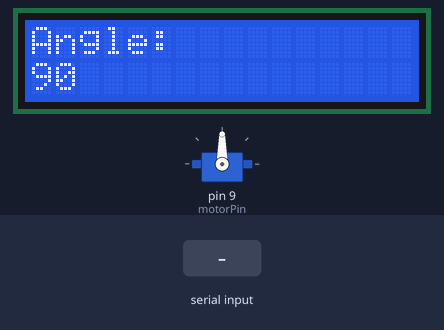
A sketch run on a simulated Arduino Uno, built with avr-gcc and run on an emulated ATmega328P. Shown: 16×2 character LCD, servo. Inputs (shaded band) come from the test bench. What the sketch prints to the serial monitor is not drawn.

Above: at 1.2 s.
1.3 s: "90,45\n" received over Serial
At 1.78 s:
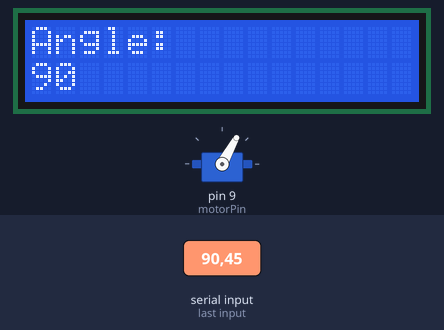
At 2.8 s:
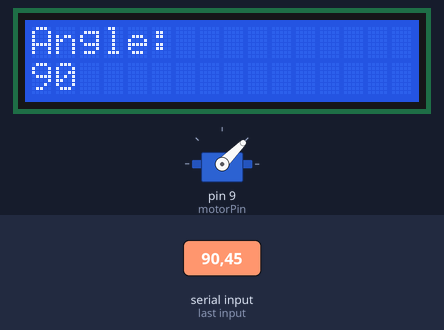
4.3 s: "30,150\n" received over Serial
At 10.2 s:
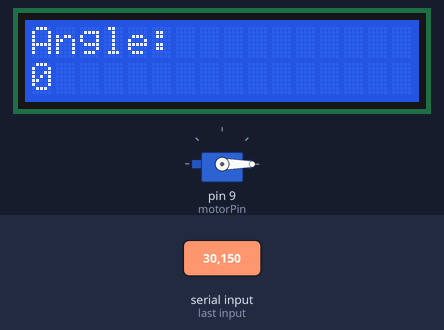
Timing chart, 0 to 11.7 s (numbered marks = the images above; inputs shaded):
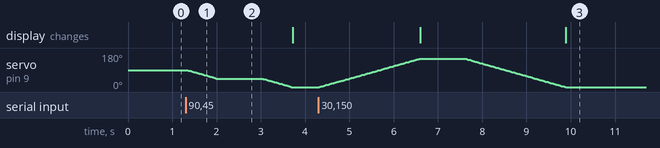

The sketch:

ServoAngleController.ino
```cpp
#include <LiquidCrystal_I2C.h>    // I2C LCD library
#include <Servo.h>                // Include the library to control servo motor

LiquidCrystal_I2C Screen(0x27, 16, 2);  // Create an LCD object
Servo Motor;                            // Create a Servo object named --> Motor

// Pin definitions
const int motorPin = 9;                   // Pin connected to servo signal wire
int currentAngle = 90;                    // Store the current angle of servo --> starts at 90 degrees
unsigned long lastPrint = 0;              // Variable for last time the LCD was updated
const unsigned long printInterval = 500;  // Time interval between LCD updates

void setup() {
  Serial.begin(9600);           // Start serial communication --> info will be shown in screen --> Serial Monitor
  Screen.begin();               // Initialize the LCD display

  Motor.attach(motorPin);       // Attach the servo motor to pin 9
  Motor.write(currentAngle);    // Move the servo to starting position

  Serial.println("Servo Angle Controller ");
  Serial.println("Enter angle (0 - 180)");

  Screen.setCursor(0, 0);
  Screen.print("Angle:");
  Screen.setCursor(0, 1);
  Screen.print(currentAngle);
}

void loop () {
  unsigned long now = millis();               // Grab the current time in milliseconds

  // Check if data has been entered into the Serial Monitor
  if(Serial.available() > 0) {
    int targetAngle = Serial.parseInt();      // Read an integer entered by the user

    // Verify that the entered angle is between 0 and 180 degrees
    if(targetAngle >= 0 && targetAngle <= 180) {
      MoveServo(currentAngle, targetAngle);   // Move the servo smoothly from the current angle to the target angle
      currentAngle = targetAngle;             // Save the new angle as the current angle
      Serial.print("Moved to: ");
      Serial.println(currentAngle);
    }
  }

  // Check if 500ms have passed since last LCD update
  if(now - lastPrint >= printInterval) {
    Screen.setCursor(0, 1);
    Screen.print("    ");         // Clear the previous number by printing spaces
    Screen.setCursor(0, 1);       // Return the cursor to the beginning of the second row
    Screen.print(currentAngle);   // Display the current servo angle
    lastPrint = now;              // Save the current time as the last LCD update time
  }
}

void MoveServo(int fromAngle, int toAngle) {

  // Check if the servo needs to rotate in increasing direction
  if(fromAngle < toAngle) {

    // Increase angle one degree at a time
    for(int position = fromAngle; position <= toAngle; position++) {
      Motor.write(position);    // Move the servo to current position
      delay(15);                // Wait 15ms before moving to the next position
    }

  } else {
    // Otherwise rotate in decreasing direction
    // Decrease the angle one degree at a time
    for(int position = fromAngle; position >= toAngle; position--) {
      Motor.write(position);    // Move the servo to the current position
      delay(15);
    }
  }
}
```

Measured:
- after the input at 1.3 s, servo on pin 9 (motorPin): moves from 90° to 0° over 2.4 s, starting at once
- after the input at 4.3 s, servo on pin 9 (motorPin): rises from 0° to 150° in 2.3 s, then falls to 0° in 3.3 s; the display: first changes after 2.3 s (image 3 shows a later state)
